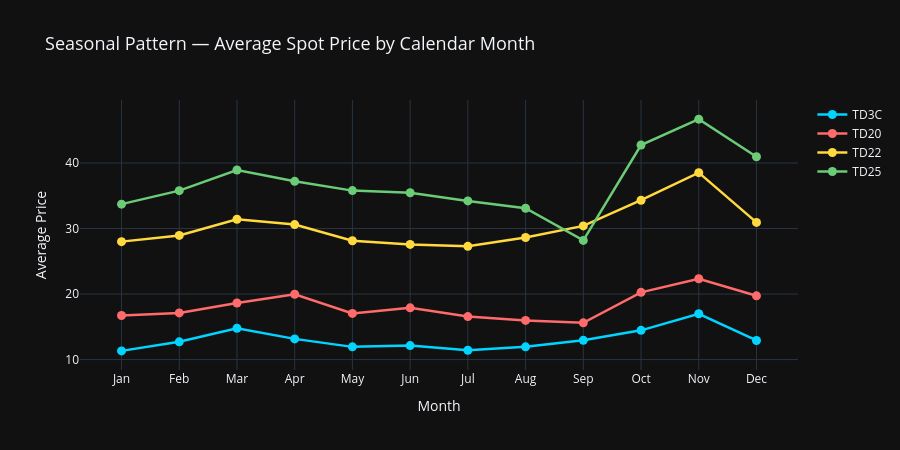

The cell this chart's notebook holds for it:
### Markdown cell above
---
## 7 · Seasonal Patterns — Average Price by Month

### Code cell
MONTHS = ['Jan','Feb','Mar','Apr','May','Jun','Jul','Aug','Sep','Oct','Nov','Dec']

seasonal = spot_daily.copy()
seasonal['month'] = seasonal['date'].dt.month

monthly_avg = (
    seasonal.groupby(['instrument', 'month'])['price']
    .mean()
    .reset_index()
)

fig = go.Figure()
for inst in ['TD3C', 'TD20', 'TD22', 'TD25']:
    d = monthly_avg[monthly_avg['instrument'] == inst].sort_values('month')
    fig.add_trace(go.Scatter(
        x=[MONTHS[m-1] for m in d['month']],
        y=d['price'],
        name=inst,
        mode='lines+markers',
        line=dict(color=COLORS[inst], width=2.5),
        marker=dict(size=9, color=COLORS[inst]),
        hovertemplate='%{x}<br>Avg Price: <b>%{y:.2f}</b><extra>' + inst + '</extra>'
    ))

fig.update_layout(
    title=dict(text='Seasonal Pattern — Average Spot Price by Calendar Month', font=dict(size=18)),
    xaxis_title='Month',
    yaxis_title='Average Price',
    height=450,
    hovermode='x unified'
)
fig.show()

### Figure 1 — Plotly figure (JSON) as saved in the notebook; plotly's stock layout.template omitted (floating-point values rounded to 4 significant figures)
{"data": [{"hovertemplate": "%{x}<br>Avg Price: <b>%{y:.2f}</b><extra>TD3C</extra>", "line": {"color": "#00D4FF", "width": 2.5}, "marker": {"color": "#00D4FF", "size": 9}, "mode": "lines+markers", "name": "TD3C", "type": "scatter", "x": ["Jan", "Feb", "Mar", "Apr", "May", "Jun", "Jul", "Aug", "Sep", "Oct", "Nov", "Dec"], "y": [11.33, 12.71, 14.78, 13.16, 11.94, 12.13, 11.42, 11.95, 12.94, 14.46, 17.0, 12.92]}, {"hovertemplate": "%{x}<br>Avg Price: <b>%{y:.2f}</b><extra>TD20</extra>", "line": {"color": "#FF6B6B", "width": 2.5}, "marker": {"color": "#FF6B6B", "size": 9}, "mode": "lines+markers", "name": "TD20", "type": "scatter", "x": ["Jan", "Feb", "Mar", "Apr", "May", "Jun", "Jul", "Aug", "Sep", "Oct", "Nov", "Dec"], "y": [16.72, 17.13, 18.64, 19.97, 17.05, 17.89, 16.56, 15.98, 15.61, 20.26, 22.33, 19.73]}, {"hovertemplate": "%{x}<br>Avg Price: <b>%{y:.2f}</b><extra>TD22</extra>", "line": {"color": "#FFD93D", "width": 2.5}, "marker": {"color": "#FFD93D", "size": 9}, "mode": "lines+markers", "name": "TD22", "type": "scatter", "x": ["Jan", "Feb", "Mar", "Apr", "May", "Jun", "Jul", "Aug", "Sep", "Oct", "Nov", "Dec"], "y": [28.0, 28.95, 31.42, 30.61, 28.14, 27.57, 27.29, 28.63, 30.4, 34.32, 38.53, 30.94]}, {"hovertemplate": "%{x}<br>Avg Price: <b>%{y:.2f}</b><extra>TD25</extra>", "line": {"color": "#6BCB77", "width": 2.5}, "marker": {"color": "#6BCB77", "size": 9}, "mode": "lines+markers", "name": "TD25", "type": "scatter", "x": ["Jan", "Feb", "Mar", "Apr", "May", "Jun", "Jul", "Aug", "Sep", "Oct", "Nov", "Dec"], "y": [33.73, 35.79, 38.93, 37.21, 35.79, 35.47, 34.21, 33.09, 28.19, 42.75, 46.7, 40.96]}], "layout": {"height": 450, "hovermode": "x unified", "title": {"font": {"size": 18}, "text": "Seasonal Pattern — Average Spot Price by Calendar Month"}, "xaxis": {"title": {"text": "Month"}}, "yaxis": {"title": {"text": "Average Price"}}}}
